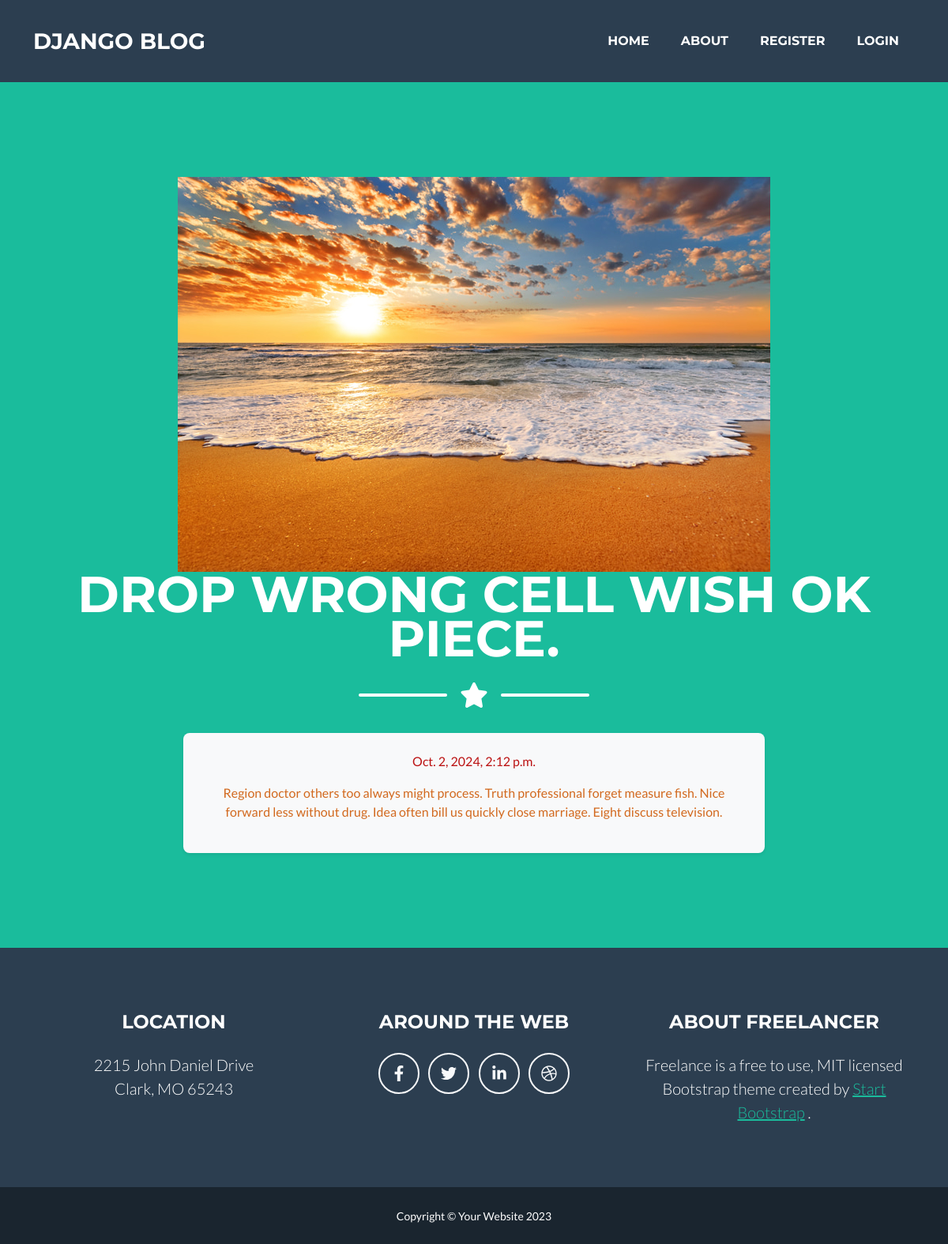
The app's page /posts/environment-south with its own data.
### posts/models.py (models this page shows, shortened)
class Post(models.Model):
    title = models.CharField(max_length=75)
    body = models.TextField()
    slug = models.SlugField()
    date = models.DateTimeField(auto_now_add=True)
    banner = models.ImageField(default='fallback.png', blank=True)

### posts/views.py (the view)
# urls.py: path('<slug:slug>', views.post_page, name = "page")
def post_page(request, slug):
    post = Post.objects.get(slug=slug)
    return render(request, 'posts/post_page.html', {'post':post, 'active_link':'post_page'} )

### posts/templates/posts/post_page.html (shortened to what this page needs)
{% extends "base.html" %}
{% block head %}
{%load static%}
<link rel="stylesheet" href="{%static 'css/posts.css'%}">
{% endblock head %}
{% block header_image %}
<img src="{{post.banner.url}}" alt="{{post.title}}">
{% endblock header_image %}
{% block header_title %}{{post.title}}{% endblock header_title %}
{% block content %}
<div class="row justify-content-center">
        <div class="col-md-8">
        <article class = "post bg-light p-4 mb-4 rounded shadow-sm">
            <p class="post-date">{{post.date}}</p>
            <p class="post-body">{{post.body}}</p>
        </article>
        </div>
</div>
{% endblock content %}

### static/css/posts.css (style rules this page uses)
.post { background-color: azure; color: #333333; }
.post-date { color:#bb1212; }
.post-body { color:chocolate; }

### records on screen
Post: banner (picture), title "DROP WRONG CELL WISH OK PIECE.", date "Oct. 2, 2024, 2:12 p.m.", body "Region doctor others too always might process. Truth professional forget measure fish. Nice forward less without drug. Idea often bill us quickly close marriage. Eight discuss television."
